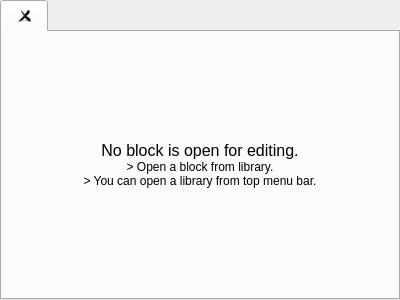
<?xml version="1.0" encoding="UTF-8"?>
<ui version="4.0">
 <class>TabEditor</class>
 <widget class="QWidget" name="TabEditor">
  <property name="geometry">
   <rect>
    <x>0</x>
    <y>0</y>
    <width>400</width>
    <height>300</height>
   </rect>
  </property>
  <property name="windowTitle">
   <string>Form</string>
  </property>
  <layout class="QHBoxLayout" name="horizontalLayout">
   <property name="spacing">
    <number>0</number>
   </property>
   <property name="leftMargin">
    <number>0</number>
   </property>
   <property name="topMargin">
    <number>0</number>
   </property>
   <property name="rightMargin">
    <number>0</number>
   </property>
   <property name="bottomMargin">
    <number>0</number>
   </property>
   <item>
    <layout class="QVBoxLayout" name="verticalLayout">
     <item>
      <widget class="QTabWidget" name="tabs">
       <property name="sizePolicy">
        <sizepolicy hsizetype="Expanding" vsizetype="Expanding">
         <horstretch>0</horstretch>
         <verstretch>0</verstretch>
        </sizepolicy>
       </property>
       <property name="acceptDrops">
        <bool>true</bool>
       </property>
       <property name="currentIndex">
        <number>0</number>
       </property>
       <property name="tabsClosable">
        <bool>true</bool>
       </property>
       <property name="movable">
        <bool>true</bool>
       </property>
       <widget class="QWidget" name="no_block">
        <attribute name="title">
         <string>&lt;no_block&gt;</string>
        </attribute>
        <layout class="QVBoxLayout" name="verticalLayout_3">
         <property name="spacing">
          <number>0</number>
         </property>
         <property name="leftMargin">
          <number>0</number>
         </property>
         <property name="topMargin">
          <number>0</number>
         </property>
         <property name="rightMargin">
          <number>0</number>
         </property>
         <property name="bottomMargin">
          <number>0</number>
         </property>
         <item>
          <widget class="QLabel" name="label">
           <property name="text">
            <string>&lt;html&gt;&lt;head/&gt;&lt;body&gt;&lt;div  style=&quot; font-size:12pt;&quot;&gt;No block is open for editing.&lt;/div&gt;&lt;div&gt;&amp;gt; Open a block from library.&lt;/div&gt;&lt;div&gt;&amp;gt; You can open a library from top menu bar.&lt;/div&gt;&lt;/body&gt;&lt;/html&gt;</string>
           </property>
           <property name="alignment">
            <set>Qt::AlignCenter</set>
           </property>
          </widget>
         </item>
        </layout>
       </widget>
      </widget>
     </item>
    </layout>
   </item>
  </layout>
 </widget>
 <resources/>
 <connections/>
</ui>
